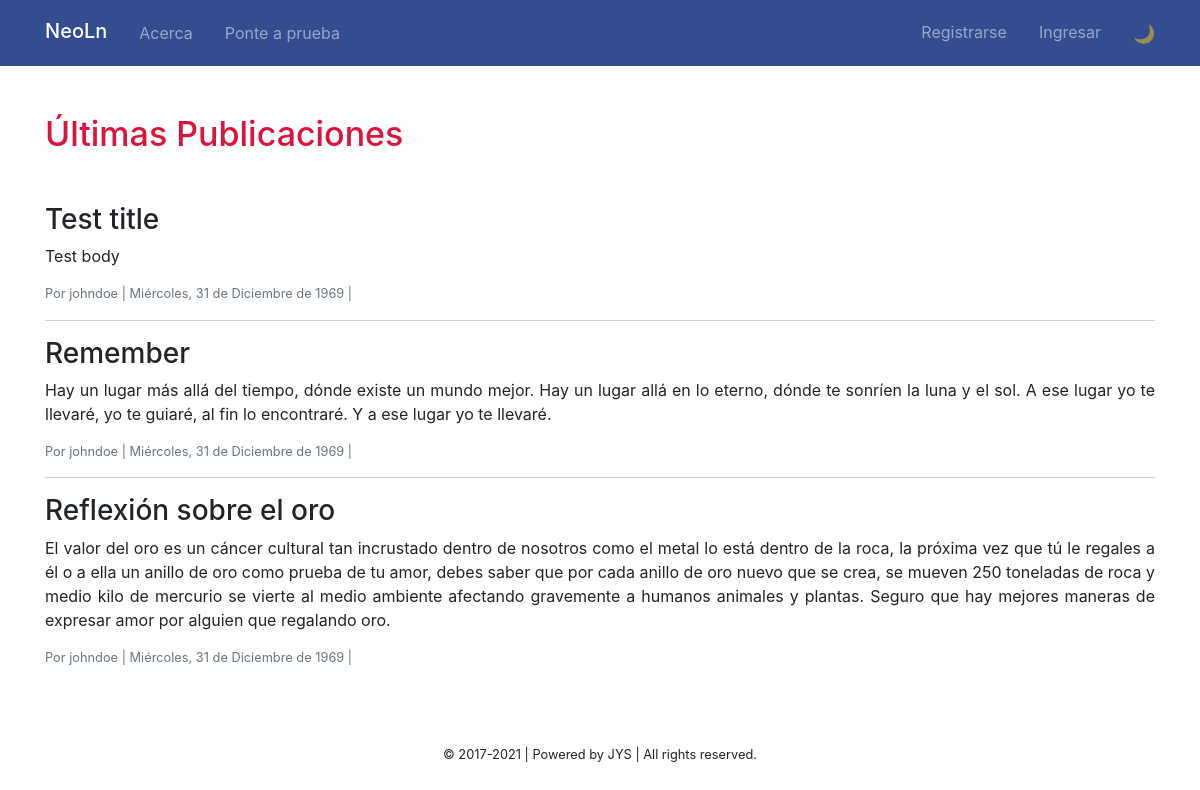
The app's page /, older data.
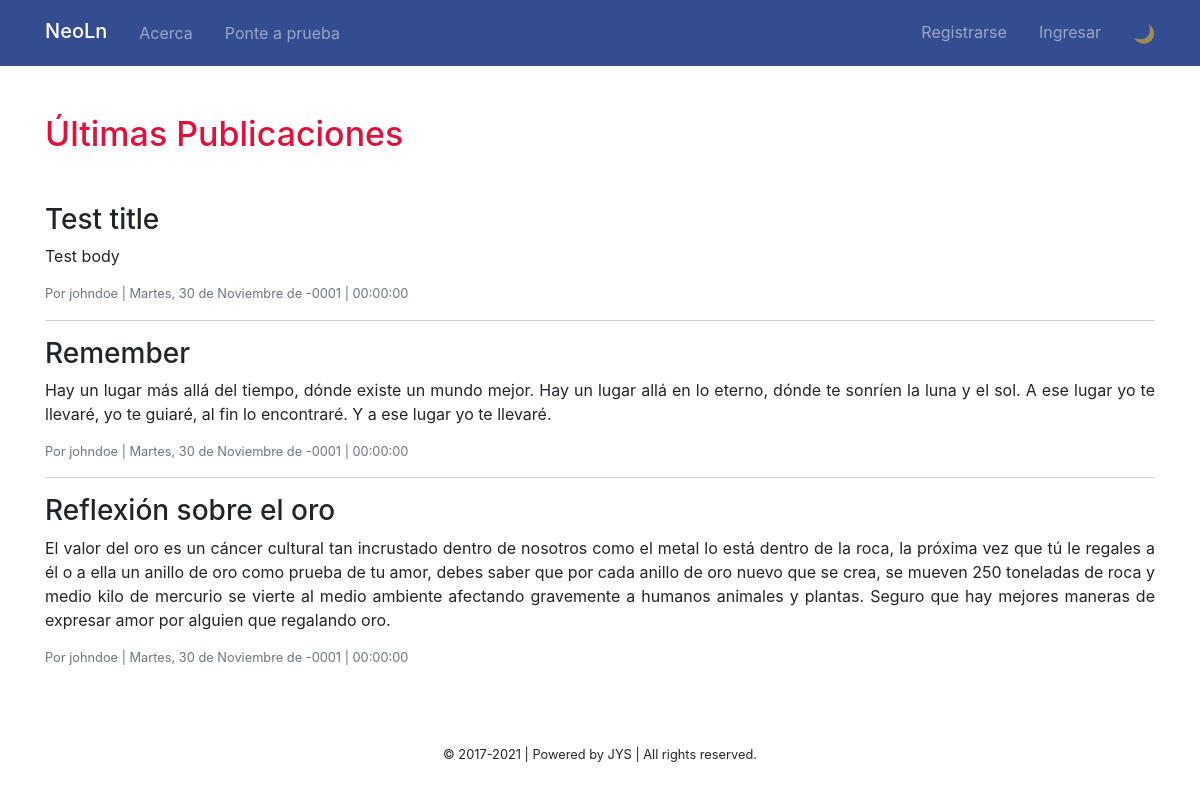
The same page, newer data.
### tables this page shows
CREATE TABLE post (
	id INT UNSIGNED NOT NULL AUTO_INCREMENT PRIMARY KEY,
	author_id INT UNSIGNED NOT NULL,
	created_on DATETIME NOT NULL,
	last_modified_on DATETIME NOT NULL,
	title VARCHAR(255) NOT NULL,
	body TEXT NOT NULL,
	FOREIGN KEY (author_id) REFERENCES user (user_id)
);

CREATE TABLE user (
	user_id INT UNSIGNED NOT NULL AUTO_INCREMENT PRIMARY KEY,
	last_name VARCHAR(50) NOT NULL,
	first_name VARCHAR(50) NOT NULL,
	user_name VARCHAR(50) NOT NULL,
	user_email VARCHAR(50) NOT NULL,
	password VARCHAR(255) NOT NULL,
	activation CHAR(32) NOT NULL,
	created_on DATETIME NOT NULL,
	last_modified_on DATETIME NOT NULL,
    deleted TINYINT(1) NOT NULL DEFAULT 0,
    UNIQUE KEY user_email_unique (user_email),
    UNIQUE KEY user_name_unique (user_name)
);

### public/index.php (called while the page is built, shortened)
<?php
$q = 'SELECT p.id, p.title, p.body, p.last_modified_on, p.created_on, p.author_id, u.user_name
        FROM post p JOIN user u ON p.author_id = u.user_id
        ORDER BY p.created_on DESC;';
$data = [
    'title' => 'Publicaciones',
    'posts' => query($q)
];
render("post/index", $data);

### views/post/index.phtml (the view, shortened to what this page needs)
<?php
$n = count($posts) - 1;
?>
<section class="content" style="/*padding: 0.625rem;*/">
    <h1 class="text-crimson mb-5">Últimas Publicaciones
    </h1>
    <?php foreach ($posts as $key => $post): ?>
        <div class="row">
            <div class="col-md-12">
                <h2 class="h3"><?= $post['title']; ?></h2>
            </div>
        </div>
        <div class="row">
            <div class="col-md-12">
                <p style="text-align: justify;"><?= nl2br($post['body']); ?></p>
                <div class="text-muted small"><?= 'Por ' . $post['user_name'] . ' | '  .  dateFormat($post['created_on']) ?>
                </div>
            </div>
        </div>
        <?php if ($key < $n): ?>
        <hr style="border-top: 1px solid #d2d1d1;">
        <?php endif ?>
    <?php endforeach ?>
</section>

### includes/functions.php (shortened to what this page needs)
<?php
function query() {
	$sql = func_get_arg(0);
	$parameters = array_slice(func_get_args(), 1);
	static $conn;
	if (!isset($conn)) {
		try {
			$conn = new PDO(
				'mysql:host=' . SERVER . ';dbname=' . DATABASE,
				USERNAME,
				PASSWORD,
				array(
					PDO::ATTR_PERSISTENT => true,
					PDO::MYSQL_ATTR_INIT_COMMAND => "SET CHARACTER SET 'utf8'",
					PDO::ATTR_ERRMODE => PDO::ERRMODE_EXCEPTION
				)
			);
		} catch (Exception $e) {
			trigger_error($e->getMessage(), E_USER_ERROR);
			exit;
		}
	}
	$pattern = "
	/(?:'[^'\\\\]*(?:(?:\\\\.|'')[^'\\\\]*)*'
	| \"[^\"\\\\]*(?:(?:\\\\.|\"\")[^\"\\\\]*)*\"
	| `[^`\\\\]*(?:(?:\\\\.|``)[^`\\\\]*)*`
	)(*SKIP)(*F)| \?/x";
	$patterns = [];
	$replacements = [];
	$M = count($parameters);
	for ($i = 0, $n = $M; $i < $n; $i++) {
	    array_push($patterns, $pattern);
	    array_push($replacements, preg_quote($conn->quote($parameters[$i])));
	}
	$query = preg_replace($patterns, $replacements, $sql, 1);
	$statement = $conn->query($query);
	if ($statement->columnCount() > 0) {
	    return $statement->fetchAll(PDO::FETCH_ASSOC);
	}
	else {
	    return ($statement->rowCount() == 1);
	}
}
function render($template, $values = [])
{
    if (file_exists('../views/' . $template . '.phtml'))
    {
        extract($values);
        require('../views/inc/header.phtml');
        require('../views/' . $template . '.phtml');
        require('../views/inc/footer.phtml');
        exit;
    }
    else
    {
    	trigger_error('Invalid view: ' . $template . '.phtml', E_USER_ERROR);
    }
}
function dateFormat($fecha) {
    $exploded = explode(' ', $fecha);
    $numeroDia = ltrim(date('d', strtotime($exploded[0])), '0');
    $dia = date('l', strtotime($fecha));
    $mes = date('F', strtotime($fecha));
    $anio = date('Y', strtotime($fecha));
    $dias_ES = array("Lunes", "Martes", "Miércoles", "Jueves", "Viernes", "Sábado", "Domingo");
    $dias_EN = array("Monday", "Tuesday", "Wednesday", "Thursday", "Friday", "Saturday", "Sunday");
    $nombredia = str_replace($dias_EN, $dias_ES, $dia);
    $meses_ES = array("Enero", "Febrero", "Marzo", "Abril", "Mayo", "Junio", "Julio", "Agosto", "Septiembre", "Octubre", "Noviembre", "Diciembre");
    $meses_EN = array("January", "February", "March", "April", "May", "June", "July", "August", "September", "October", "November", "December");
    $nombreMes = str_replace($meses_EN, $meses_ES, $mes);
    return $nombredia.", ".$numeroDia." de ".$nombreMes." de ".$anio . ' | ' . $exploded[1];
}

### views/inc/header.phtml (shortened to what this page needs)
<!DOCTYPE html>
<html lang="es" dir="ltr">
    <head>
        <link rel="stylesheet" href="https://stackpath.bootstrapcdn.com/bootstrap/4.3.1/css/bootstrap.min.css">
        <link rel="stylesheet" type="text/css" href="css/styles.css">
    </head>
    <body>
        <?php
            require_once 'navbar.phtml';
        ?>
        <main class="container my-5">

### views/inc/navbar.phtml (shortened to what this page needs)
<nav class="navbar navbar-expand-md navbar-dark shadow-sm" style="background-color: #344D90;">
    <div class="container">
        <a class="navbar-brand mb-1" href="index.php">NeoLn</a>
        <div class="collapse navbar-collapse" id="navbar">
            <ul class="navbar-nav mr-auto">
                <li class="nav-item"><a class="nav-link" href="about.php">Acerca</a></li>
                <li class="nav-item"><a class="nav-link" href="quiz.php">Ponte a prueba</a></li>
            </ul>
            <ul class="navbar-nav ml-auto">
            <?php if (isset( $_SESSION['user_id'] )):
                $user = getUser($_SESSION['user_id']);
            ?>
                <li class="nav-item"><a class="nav-link" href="index.php">Posts</a></li>
                <li class="nav-item"><a class="nav-link" href="profile.php">Perfil</a></li>
                <li class="navbar-text mr-sm-2 ml-sm-2">Bienvenido &nbsp;<span style=""><?= htmlspecialchars($user['user_name']) ?>!</span></li>
                <li class="nav-item"><a class="nav-link" href="logout.php" onclick="return confirm('¿Deseas cerrar la sesión?');">Salir</a></li>
            <?php else: ?>
                <li class="nav-item"><a class="nav-link" href="register.php">Registrarse</a></li>
                <li class="nav-item"><a class="nav-link" href="login.php">Ingresar</a></li>
            <?php endif ?>
                <li class="nav-item">
                    <button class="nav-link dark-switcher theme-icon pr-0" title="Toggle Dark Mode">🌙</button>
                </li>
            </ul>
        </div>
    </div>
</nav>

### views/inc/footer.phtml (shortened to what this page needs)
    	</main>
    	<footer class="small text-center">
            <div class="container">
                <div style="/*border-top: 1px solid #D5DCE5*/;padding: 30px 0;">
                    <p class="">&copy; 2017-<?= htmlspecialchars( date("Y") ) ?> | Powered by JYS | All rights reserved.</p>
                </div>
            </div>
        </footer>
    </body>
</html>

### public/css/styles.css (style rules this page uses)
.navbar-brand { color: #202020; padding: 8.5px 0; font-weight: 500; margin-top: -1px; }
section h1 { font-size: 2.125rem; }
.text-crimson { color: crimson; }
.theme-icon { font-size: 18px; }
button.dark-switcher { border: none; background-color: transparent; }
@media (min-width: 768px) { .navbar-expand-md .navbar-nav .nav-link { padding-right: 1rem; padding-left: 1rem; } }

Row changes from the older to the newer data that the page shows:
changed post "Test title": created_on "Miércoles, 31 de Diciembre de 1969 |" → "Martes, 30 de Noviembre de -0001 | 00:00:00"
changed post "Remember": created_on "Miércoles, 31 de Diciembre de 1969 |" → "Martes, 30 de Noviembre de -0001 | 00:00:00"
changed post "Reflexión sobre el oro": created_on "Miércoles, 31 de Diciembre de 1969 |" → "Martes, 30 de Noviembre de -0001 | 00:00:00"
